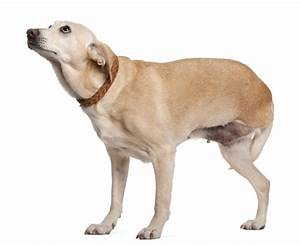
#> input picture raw-img/cane/OIP-0261T_DaSKSIDaRxrLjL8gHaGD.jpeg, 300 x 245 px; its folder holds only this picture in this run
$ jupyter execute analiza.ipynb   (shell and % lines are left out)
#> lines starting #> are read from the running program, lines starting #| are printed output that depends on the picture
Analiza skupa podataka (Animals 10)

[cell 1]
import sys
import warnings
from pathlib import Path
import numpy as np
import pandas as pd
import matplotlib.pyplot as plt
from PIL import Image
import seaborn as sns

warnings.filterwarnings('ignore')
plt.rcParams['figure.dpi'] = 100

sys.path.insert(0, str('src'))
from dataset import LABEL_MAP, CLASSES

DATA_DIR = Path('raw-img')

print('Python path OK')
print(f'Data dir postoji: {DATA_DIR.exists()}')
print(f'Klase: {CLASSES}')

Učitavanje i validacija

[cell 2]
VALID_EXT = {'.jpg', '.jpeg', '.png', '.bmp', '.webp'}

records = []
korumpirane = []

for it_name, en_name in LABEL_MAP.items():
    class_dir = DATA_DIR / it_name
    if not class_dir.exists():
        print(f'  [NEDOSTAJE] {class_dir}')
        continue
    imgs = [p for p in class_dir.iterdir() if p.suffix.lower() in VALID_EXT]
    for p in imgs:
        try:
            img = Image.open(p)
#> img is the input picture: PIL image 300x245 RGB; mean R, G, B 231.1, 222.6, 215
            w, h = img.size
#> w = 300; h = 245
            mode = img.mode
#> mode = 'RGB'
            img.close()
            records.append({
                'klasa': en_name,
                'folder': it_name,
                'fajl': p.name,
                'sirina': w,
                'visina': h,
                'aspekt': round(w/h, 2),
                'mod': mode,
                'putanja': str(p)
            })
        except Exception as e:
            korumpirane.append((str(p), str(e)))
#> pass 2 of the loop `for it_name, en_name in LABEL_MAP.items():`:
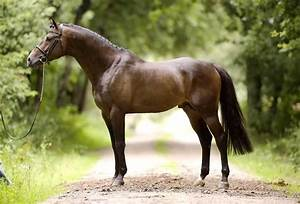
#> input picture raw-img/cavallo/OIP-5wH9vPk_DpqUMx3HNHIohgHaFB.jpeg, 300 x 204 px
#> img is the input picture: PIL image 300x204 RGB; mean R, G, B 136.3, 134.1, 92

df = pd.DataFrame(records)
print(f'Ukupno validnih slika : {len(df)}')
print(f'Korumpirani fajlovi   : {len(korumpirane)}')
print(f'\nPrvih 5 redova:')
df.head()

[cell 3]
print('Nedostajuće vrednosti po koloni:')
print(df.isnull().sum())
print(f'\nBroj unikatnih klasa: {df["klasa"].nunique()}')
print(f'Formati slika (mod): {df["mod"].value_counts().to_dict()}')

non_rgb = df[df['mod'] != 'RGB']
if len(non_rgb) > 0:
    print(f'\nSlike koje nisu u RGB formatu: {len(non_rgb)} (bice konvertovane automatski)')
    print(non_rgb[['klasa','fajl','mod']].head())
else:
    print('\nSve slike su u RGB formatu.')

Distribucija klasa

[cell 4]
counts = df['klasa'].value_counts().sort_index()

fig, axes = plt.subplots(1, 2, figsize=(14, 5))
fig.suptitle('Distribucija Klasa – Animals-10', fontsize=14, fontweight='bold')

colors = plt.cm.tab10(np.linspace(0, 1, len(counts)))
bars = axes[0].bar(counts.index, counts.values, color=colors, edgecolor='white', linewidth=0.5)
axes[0].set_title('Broj slika po klasi')
axes[0].set_xlabel('Klasa')
axes[0].set_ylabel('Broj slika')
axes[0].tick_params(axis='x', rotation=35)
axes[0].grid(axis='y', alpha=0.3)
for bar, v in zip(bars, counts.values):
    axes[0].text(bar.get_x() + bar.get_width()/2, bar.get_height() + 20,
                 str(v), ha='center', va='bottom', fontsize=8)

axes[1].pie(counts.values, labels=counts.index, autopct='%1.1f%%',
            colors=colors, startangle=90)
axes[1].set_title('Udeo klasa (%)')

plt.tight_layout()
plt.savefig('eda_class_distribution.png', dpi=120, bbox_inches='tight')
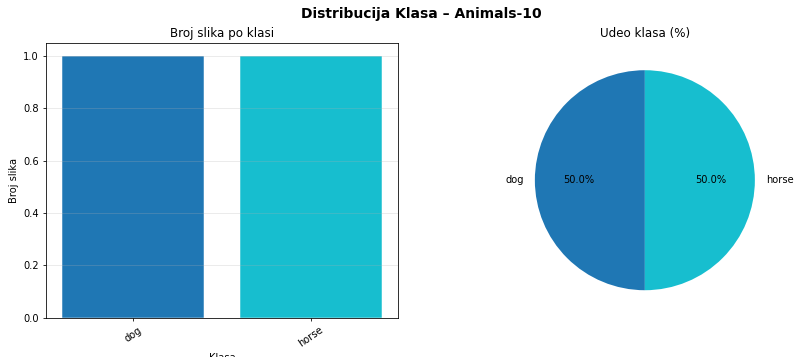
#> figure drawn by matplotlib, 2 panels
plt.show()

print('\nStatistike distribucije:')
print(f'  Min: {counts.min()} ({counts.idxmin()})')
print(f'  Max: {counts.max()} ({counts.idxmax()})')
print(f'  Prosek: {counts.mean():.1f}')
print(f'  Std: {counts.std():.1f}')
print(f'  Imbalance ratio: {counts.max()/counts.min():.2f}x')

Analiza dimenzija slika

[cell 5]
fig, axes = plt.subplots(2, 2, figsize=(13, 10))
fig.suptitle('Analiza Dimenzija Slika', fontsize=14, fontweight='bold')


axes[0,0].hist(df['sirina'], bins=50, color='steelblue', edgecolor='white', linewidth=0.3)
axes[0,0].axvline(df['sirina'].mean(), color='red', linestyle='--', label=f'Prosek: {df["sirina"].mean():.0f}px')
axes[0,0].set_title('Distribucija širine')
axes[0,0].set_xlabel('Širina (px)')
axes[0,0].set_ylabel('Broj slika')
axes[0,0].set_xlim(0, df['sirina'].quantile(0.99))
axes[0,0].legend()
axes[0,0].grid(alpha=0.3)


axes[0,1].hist(df['visina'], bins=50, color='coral', edgecolor='white', linewidth=0.3)
axes[0,1].axvline(df['visina'].mean(), color='darkred', linestyle='--', label=f'Prosek: {df["visina"].mean():.0f}px')
axes[0,1].set_title('Distribucija visine')
axes[0,1].set_xlabel('Visina (px)')
axes[0,1].set_ylabel('Broj slika')
axes[0,1].set_xlim(0, df['visina'].quantile(0.99))
axes[0,1].legend()
axes[0,1].grid(alpha=0.3)

sample = df.sample(min(2000, len(df)), random_state=42)
klase = sample['klasa'].unique()
pal = plt.cm.tab10(np.linspace(0, 1, len(klase)))
for i, k in enumerate(klase):
    sub = sample[sample['klasa'] == k]
    axes[1,0].scatter(sub['sirina'], sub['visina'], alpha=0.3, s=5, color=pal[i], label=k)
axes[1,0].set_title('Širina vs Visina (po klasi)')
axes[1,0].set_xlabel('Širina (px)')
axes[1,0].set_ylabel('Visina (px)')
axes[1,0].legend(fontsize=6, markerscale=3)
axes[1,0].grid(alpha=0.3)


df_melt = df.melt(id_vars='klasa', value_vars=['sirina', 'visina'],
                  var_name='dimenzija', value_name='px')
sns.boxplot(data=df_melt, x='klasa', y='px', hue='dimenzija',
            ax=axes[1,1], palette=['steelblue','coral'])
axes[1,1].set_title('Dimenzije po klasi')
axes[1,1].set_xlabel('Klasa')
axes[1,1].set_ylabel('Pikseli')
axes[1,1].tick_params(axis='x', rotation=35)
axes[1,1].grid(alpha=0.3)

plt.tight_layout()
plt.savefig('eda_image_sizes.png', dpi=120, bbox_inches='tight')
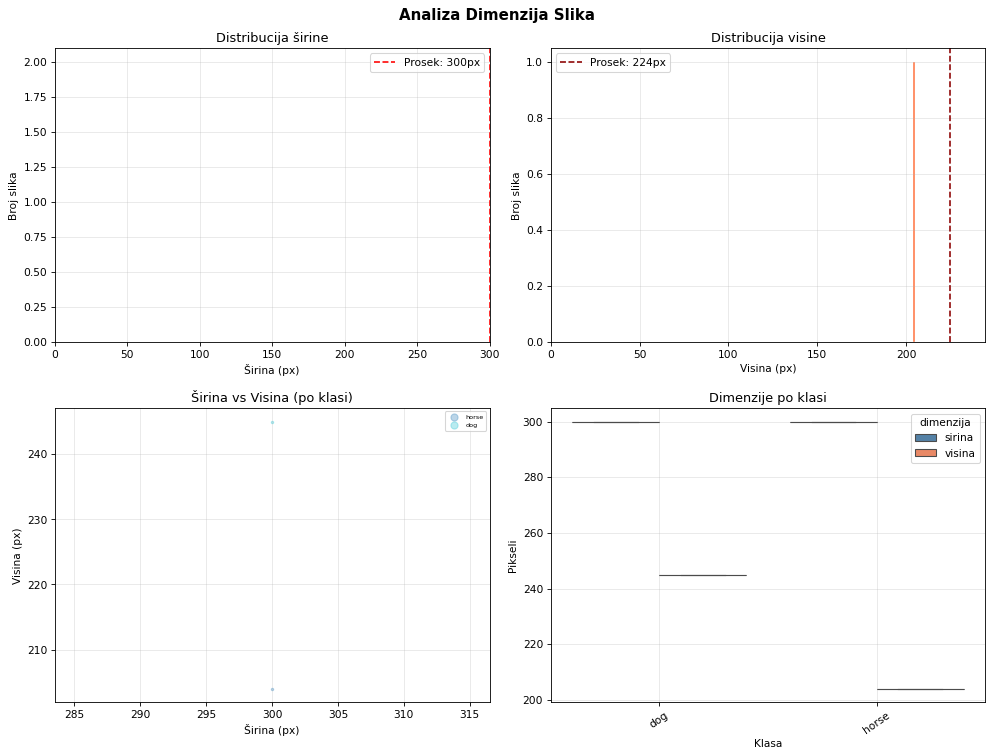
#> figure drawn by matplotlib, 4 panels; panel 1: tallest bar 2 high, from x = 300 to 300
plt.show()

Primeri slika po klasi

[cell 6]
fig, axes = plt.subplots(2, 5, figsize=(15, 7))
fig.suptitle('Po 1 primer iz svake klase', fontsize=14, fontweight='bold')

for ax, klasa in zip(axes.flat, CLASSES):
    subset = df[df['klasa'] == klasa]
    if len(subset) == 0:
        ax.set_visible(False)
        continue
    row = subset.sample(1, random_state=42).iloc[0]
    try:
        img = Image.open(row['putanja']).convert('RGB')
        ax.imshow(img)
        ax.set_title(f'{klasa}\n{row["sirina"]}x{row["visina"]}px', fontsize=9)
    except Exception as e:
        ax.set_title(f'{klasa}\n[greska]', fontsize=9)
    ax.axis('off')
#> pass 2 of the loop `for ax, klasa in zip(axes.flat, CLASSES):`:

plt.tight_layout()
plt.savefig('eda_sample_images.png', dpi=120, bbox_inches='tight')
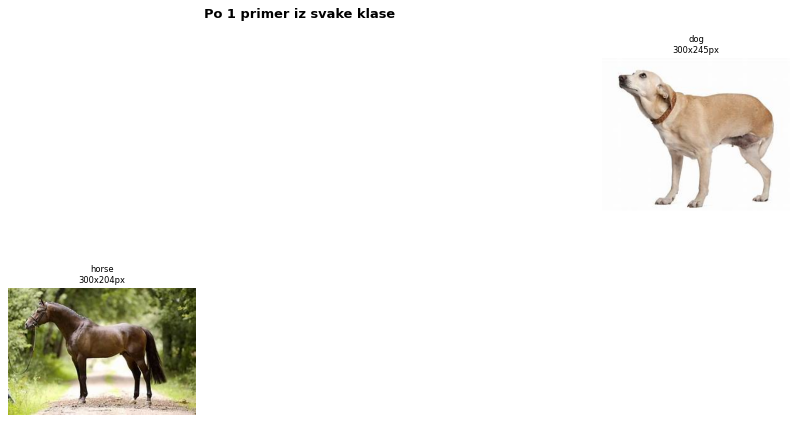
#> figure drawn by matplotlib, 2 panels
plt.show()

Statistika piksela (mean/std po RGB kanalu)

[cell 7]
sample_paths = df['putanja'].tolist()

r_means, g_means, b_means = [], [], []
r_stds,  g_stds,  b_stds  = [], [], []

for path in sample_paths:
    try:
        img = np.array(Image.open(path).convert('RGB').resize((64, 64))) / 255.0
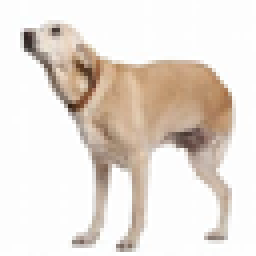
#> img: shape (64, 64, 3) float64 (shown 4 times larger); mean R, G, B 0.906, 0.873, 0.843
        r_means.append(img[:,:,0].mean())
        g_means.append(img[:,:,1].mean())
        b_means.append(img[:,:,2].mean())
        r_stds.append(img[:,:,0].std())
        g_stds.append(img[:,:,1].std())
        b_stds.append(img[:,:,2].std())
    except:
        pass
#> pass 2 of the loop `for path in sample_paths:`:
#> `img = np.array(Image.open(path).convert('RGB').resize((64, 64))) / 255.0`:
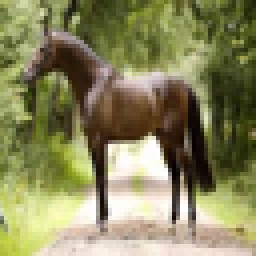
#> img: shape (64, 64, 3) float64 (shown 4 times larger); mean R, G, B 0.534, 0.526, 0.361

print('Globalna srednja vrednost po kanalu (ImageNet normalizacija):')
print(f'  R mean={np.mean(r_means):.4f}  G mean={np.mean(g_means):.4f}  B mean={np.mean(b_means):.4f}')
print(f'  R std ={np.mean(r_stds):.4f}  G std ={np.mean(g_stds):.4f}  B std ={np.mean(b_stds):.4f}')

fig, axes = plt.subplots(1, 2, figsize=(12, 4))
fig.suptitle('Distribucija Srednje Vrednosti i Std po RGB Kanalu', fontsize=12, fontweight='bold')

for vals, lbl, color in [(r_means,'R','red'),(g_means,'G','green'),(b_means,'B','blue')]:
    axes[0].hist(vals, bins=40, alpha=0.5, label=lbl, color=color)
axes[0].set_title('Distribucija srednje vrednosti')
axes[0].set_xlabel('Srednja vrednost kanala')
axes[0].legend()
axes[0].grid(alpha=0.3)

for vals, lbl, color in [(r_stds,'R','red'),(g_stds,'G','green'),(b_stds,'B','blue')]:
    axes[1].hist(vals, bins=40, alpha=0.5, label=lbl, color=color)
axes[1].set_title('Distribucija std devijacije')
axes[1].set_xlabel('Std devijacija kanala')
axes[1].legend()
axes[1].grid(alpha=0.3)

plt.tight_layout()
plt.savefig('eda_pixel_stats.png', dpi=120, bbox_inches='tight')
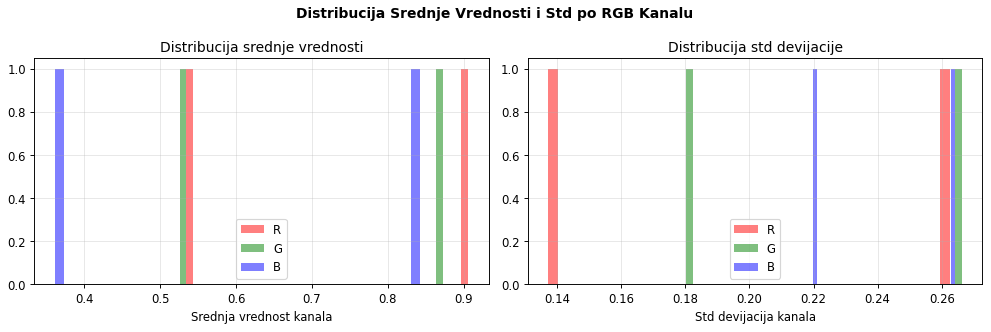
#> figure drawn by matplotlib, 2 panels
plt.show()

Korelaciona analiza (aspekt, dimenzija, klasa)

[cell 8]
print('Prosečne dimenzije po klasi:')
print(df.groupby('klasa')[['sirina','visina','aspekt']].mean().round(1).to_string())


df_num = df[['sirina','visina','aspekt']].copy()
corr = df_num.corr()

fig, ax = plt.subplots(figsize=(6, 4))
sns.heatmap(corr, annot=True, fmt='.3f', cmap='coolwarm', center=0,
            square=True, ax=ax, cbar_kws={'shrink': 0.8})
ax.set_title('Korelaciona matrica (dimenzije slika)', fontsize=12, fontweight='bold')
plt.tight_layout()
plt.savefig('eda_correlation.png', dpi=120, bbox_inches='tight')
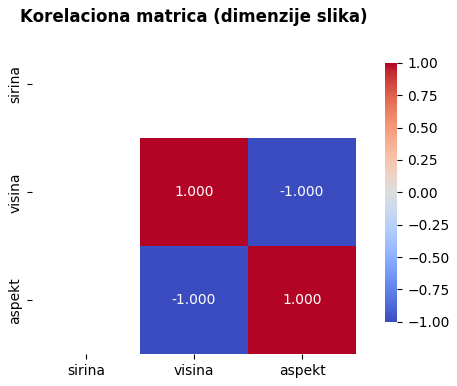
#> figure drawn by matplotlib, 2 panels
plt.show()
